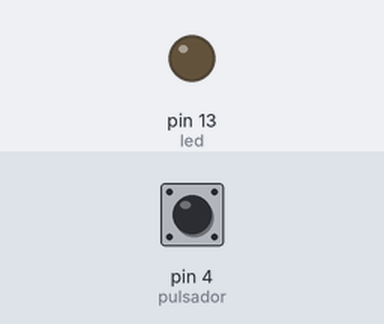
The sketch below on a simulated Arduino Uno, built with avr-gcc and run on an emulated ATmega328P. On the bench: output pins drawn as LEDs (lit = HIGH). The test bench sets the inputs (shaded band); at power-on: pin 4 (pulsador) LOW. What the sketch prints to the serial monitor is not drawn.

Above: at 1.2 s.
1.3 s: pin 4 (pulsador) pulled HIGH for 0.15 s
At 1.37 s:
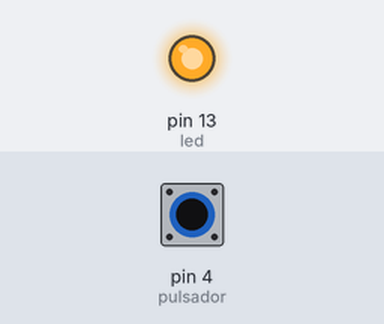
2.9 s: pin 4 (pulsador) pulled HIGH for 3.2 s
At 6.9 s:
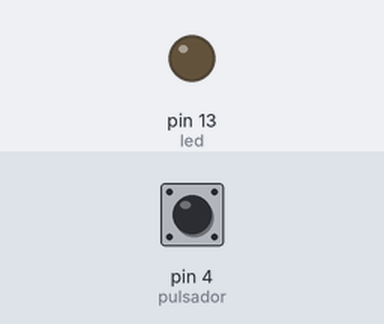
Timing chart, 0 to 8.4 s (numbered marks = the images above; inputs shaded):
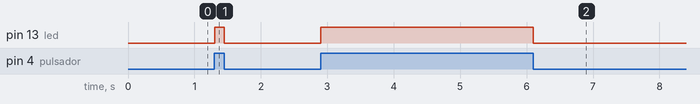

The sketch:

Ejercicio3-PulsadorDigSerial.ino
```cpp
int pulsador = 4;
int led= 13;

void setup()
{
  pinMode(pulsador, INPUT);
  pinMode(led, OUTPUT);
  Serial.begin(9600);
}

void loop()
{
  if (digitalRead(pulsador) == HIGH)
  {
    digitalWrite(led, HIGH);
  }
  else
  {
    digitalWrite(led, LOW);
  }
  Serial.println(digitalRead(pulsador));
}
```

Measured:
- after the input at 1.3 s, pin 13 (led): LOW → HIGH at once, → LOW 0.15 s later
- after the input at 2.9 s, pin 13 (led): LOW → HIGH at once, → LOW 3.2 s later
